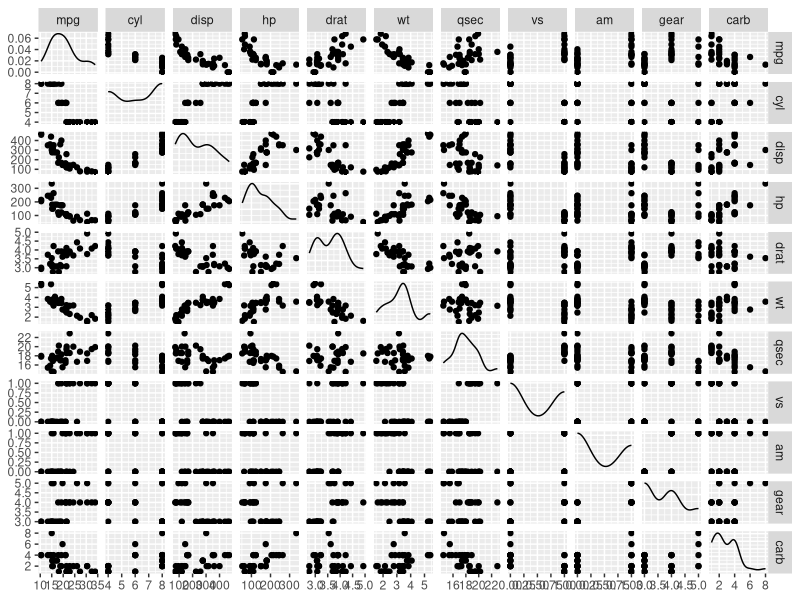

Recreate this plot in R.
## ---- chunk 1
knitr::opts_chunk$set(echo = TRUE)
## ---- chunk 2
library(GGally)
## ---- chunk 3
ggpairs(mtcars, upper = list(continuous = "points", combo="dot_no_facet"))

## ---- chunk 4
mtcars$am <- factor(as.character(mtcars$am))
model1 <- lm(data = mtcars, formula = mpg ~ am)

mtcars$carb <- factor(as.character(mtcars$carb))
model2 <- lm(data = mtcars, formula = mpg ~ am + carb)


mtcars$cyl <- factor(as.character(mtcars$cyl))
model3 <- lm(data = mtcars, formula = mpg ~ am + carb + cyl)
